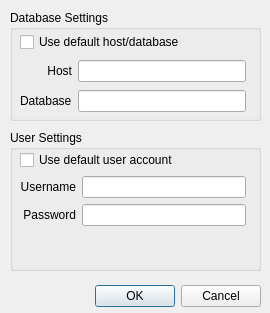
<?xml version="1.0" encoding="UTF-8"?>
<ui version="4.0">
 <class>DBLogin</class>
 <widget class="QDialog" name="DBLogin">
  <property name="geometry">
   <rect>
    <x>0</x>
    <y>0</y>
    <width>270</width>
    <height>313</height>
   </rect>
  </property>
  <property name="windowTitle">
   <string>Dialog</string>
  </property>
  <property name="windowIcon">
   <iconset resource="images.qrc">
    <normaloff>:/icons/robojournal-icon.png</normaloff>:/icons/robojournal-icon.png</iconset>
  </property>
  <widget class="QDialogButtonBox" name="buttonBox">
   <property name="geometry">
    <rect>
     <x>20</x>
     <y>280</y>
     <width>241</width>
     <height>32</height>
    </rect>
   </property>
   <property name="orientation">
    <enum>Qt::Horizontal</enum>
   </property>
   <property name="standardButtons">
    <set>QDialogButtonBox::Cancel|QDialogButtonBox::Ok</set>
   </property>
  </widget>
  <widget class="QGroupBox" name="groupBox">
   <property name="geometry">
    <rect>
     <x>10</x>
     <y>10</y>
     <width>251</width>
     <height>111</height>
    </rect>
   </property>
   <property name="title">
    <string>Database Settings</string>
   </property>
   <widget class="QWidget" name="layoutWidget">
    <property name="geometry">
     <rect>
      <x>10</x>
      <y>20</y>
      <width>226</width>
      <height>86</height>
     </rect>
    </property>
    <layout class="QGridLayout" name="gridLayout0">
     <item row="0" column="0" colspan="2">
      <widget class="QCheckBox" name="UseDBDefault">
       <property name="text">
        <string>Use default host/database</string>
       </property>
      </widget>
     </item>
     <item row="1" column="0">
      <widget class="QLabel" name="label">
       <property name="text">
        <string>Host</string>
       </property>
       <property name="alignment">
        <set>Qt::AlignRight|Qt::AlignTrailing|Qt::AlignVCenter</set>
       </property>
      </widget>
     </item>
     <item row="1" column="1">
      <widget class="QLineEdit" name="DBHost">
       <property name="toolTip">
        <string>&lt;!DOCTYPE HTML PUBLIC &quot;-//W3C//DTD HTML 4.0//EN&quot; &quot;http://www.w3.org/TR/REC-html40/strict.dtd&quot;&gt;
&lt;html&gt;&lt;head&gt;&lt;meta name=&quot;qrichtext&quot; content=&quot;1&quot; /&gt;&lt;style type=&quot;text/css&quot;&gt;
p, li { white-space: pre-wrap; }
&lt;/style&gt;&lt;/head&gt;&lt;body style=&quot; font-family:'Sans'; font-size:10pt; font-weight:400; font-style:normal;&quot;&gt;
&lt;p style=&quot; margin-top:0px; margin-bottom:0px; margin-left:0px; margin-right:0px; -qt-block-indent:0; text-indent:0px;&quot;&gt;Type the the domain or IP address of the server on which your journal database is stored. (e.g. example.com or 173.203.204.123) If the database is stored on this machine, type &lt;span style=&quot; font-style:italic;&quot;&gt;localhost&lt;/span&gt; in this field.&lt;/p&gt;&lt;/body&gt;&lt;/html&gt;</string>
       </property>
      </widget>
     </item>
     <item row="2" column="0">
      <widget class="QLabel" name="label_2">
       <property name="text">
        <string>Database</string>
       </property>
      </widget>
     </item>
     <item row="2" column="1">
      <widget class="QLineEdit" name="WhichDB">
       <property name="toolTip">
        <string>Type the name of the database that holds your journal. </string>
       </property>
      </widget>
     </item>
    </layout>
   </widget>
  </widget>
  <widget class="QGroupBox" name="groupBox_2">
   <property name="geometry">
    <rect>
     <x>10</x>
     <y>130</y>
     <width>251</width>
     <height>141</height>
    </rect>
   </property>
   <property name="title">
    <string>User Settings</string>
   </property>
   <property name="flat">
    <bool>false</bool>
   </property>
   <property name="checkable">
    <bool>false</bool>
   </property>
   <widget class="QWidget" name="layoutWidget">
    <property name="geometry">
     <rect>
      <x>10</x>
      <y>20</y>
      <width>226</width>
      <height>111</height>
     </rect>
    </property>
    <layout class="QGridLayout" name="gridLayout_2">
     <item row="0" column="0" colspan="2">
      <widget class="QCheckBox" name="UseUserDefault">
       <property name="text">
        <string>Use default user account</string>
       </property>
      </widget>
     </item>
     <item row="1" column="0">
      <widget class="QLabel" name="label_3">
       <property name="text">
        <string>Username</string>
       </property>
       <property name="alignment">
        <set>Qt::AlignRight|Qt::AlignTrailing|Qt::AlignVCenter</set>
       </property>
      </widget>
     </item>
     <item row="1" column="1">
      <widget class="QLineEdit" name="Username">
       <property name="toolTip">
        <string>Type the user account for the database.&lt;br&gt;Your account should have read/write permissions.&lt;br&gt;Root logins can be dangerous, so use a different account instead. </string>
       </property>
      </widget>
     </item>
     <item row="2" column="0">
      <widget class="QLabel" name="label_4">
       <property name="text">
        <string>Password</string>
       </property>
       <property name="alignment">
        <set>Qt::AlignRight|Qt::AlignTrailing|Qt::AlignVCenter</set>
       </property>
      </widget>
     </item>
     <item row="2" column="1">
      <widget class="QLineEdit" name="Password">
       <property name="toolTip">
        <string>Type the password for your account.</string>
       </property>
       <property name="echoMode">
        <enum>QLineEdit::Password</enum>
       </property>
      </widget>
     </item>
     <item row="3" column="0" colspan="2">
      <widget class="QLabel" name="WarningLabel">
       <property name="palette">
        <palette>
         <active>
          <colorrole role="WindowText">
           <brush brushstyle="SolidPattern">
            <color alpha="255">
             <red>0</red>
             <green>0</green>
             <blue>0</blue>
            </color>
           </brush>
          </colorrole>
          <colorrole role="Button">
           <brush brushstyle="SolidPattern">
            <color alpha="255">
             <red>255</red>
             <green>0</green>
             <blue>0</blue>
            </color>
           </brush>
          </colorrole>
          <colorrole role="Light">
           <brush brushstyle="SolidPattern">
            <color alpha="255">
             <red>255</red>
             <green>127</green>
             <blue>127</blue>
            </color>
           </brush>
          </colorrole>
          <colorrole role="Midlight">
           <brush brushstyle="SolidPattern">
            <color alpha="255">
             <red>255</red>
             <green>63</green>
             <blue>63</blue>
            </color>
           </brush>
          </colorrole>
          <colorrole role="Dark">
           <brush brushstyle="SolidPattern">
            <color alpha="255">
             <red>127</red>
             <green>0</green>
             <blue>0</blue>
            </color>
           </brush>
          </colorrole>
          <colorrole role="Mid">
           <brush brushstyle="SolidPattern">
            <color alpha="255">
             <red>170</red>
             <green>0</green>
             <blue>0</blue>
            </color>
           </brush>
          </colorrole>
          <colorrole role="Text">
           <brush brushstyle="SolidPattern">
            <color alpha="255">
             <red>0</red>
             <green>0</green>
             <blue>0</blue>
            </color>
           </brush>
          </colorrole>
          <colorrole role="BrightText">
           <brush brushstyle="SolidPattern">
            <color alpha="255">
             <red>255</red>
             <green>255</green>
             <blue>255</blue>
            </color>
           </brush>
          </colorrole>
          <colorrole role="ButtonText">
           <brush brushstyle="SolidPattern">
            <color alpha="255">
             <red>0</red>
             <green>0</green>
             <blue>0</blue>
            </color>
           </brush>
          </colorrole>
          <colorrole role="Base">
           <brush brushstyle="SolidPattern">
            <color alpha="255">
             <red>255</red>
             <green>255</green>
             <blue>255</blue>
            </color>
           </brush>
          </colorrole>
          <colorrole role="Window">
           <brush brushstyle="SolidPattern">
            <color alpha="255">
             <red>255</red>
             <green>0</green>
             <blue>0</blue>
            </color>
           </brush>
          </colorrole>
          <colorrole role="Shadow">
           <brush brushstyle="SolidPattern">
            <color alpha="255">
             <red>0</red>
             <green>0</green>
             <blue>0</blue>
            </color>
           </brush>
          </colorrole>
          <colorrole role="AlternateBase">
           <brush brushstyle="SolidPattern">
            <color alpha="255">
             <red>255</red>
             <green>127</green>
             <blue>127</blue>
            </color>
           </brush>
          </colorrole>
          <colorrole role="ToolTipBase">
           <brush brushstyle="SolidPattern">
            <color alpha="255">
             <red>255</red>
             <green>255</green>
             <blue>220</blue>
            </color>
           </brush>
          </colorrole>
          <colorrole role="ToolTipText">
           <brush brushstyle="SolidPattern">
            <color alpha="255">
             <red>0</red>
             <green>0</green>
             <blue>0</blue>
            </color>
           </brush>
          </colorrole>
         </active>
         <inactive>
          <colorrole role="WindowText">
           <brush brushstyle="SolidPattern">
            <color alpha="255">
             <red>0</red>
             <green>0</green>
             <blue>0</blue>
            </color>
           </brush>
          </colorrole>
          <colorrole role="Button">
           <brush brushstyle="SolidPattern">
            <color alpha="255">
             <red>255</red>
             <green>0</green>
             <blue>0</blue>
            </color>
           </brush>
          </colorrole>
          <colorrole role="Light">
           <brush brushstyle="SolidPattern">
            <color alpha="255">
             <red>255</red>
             <green>127</green>
             <blue>127</blue>
            </color>
           </brush>
          </colorrole>
          <colorrole role="Midlight">
           <brush brushstyle="SolidPattern">
            <color alpha="255">
             <red>255</red>
             <green>63</green>
             <blue>63</blue>
            </color>
           </brush>
          </colorrole>
          <colorrole role="Dark">
           <brush brushstyle="SolidPattern">
            <color alpha="255">
             <red>127</red>
             <green>0</green>
             <blue>0</blue>
            </color>
           </brush>
          </colorrole>
          <colorrole role="Mid">
           <brush brushstyle="SolidPattern">
            <color alpha="255">
             <red>170</red>
             <green>0</green>
             <blue>0</blue>
            </color>
           </brush>
          </colorrole>
          <colorrole role="Text">
           <brush brushstyle="SolidPattern">
            <color alpha="255">
             <red>0</red>
             <green>0</green>
             <blue>0</blue>
            </color>
           </brush>
          </colorrole>
          <colorrole role="BrightText">
           <brush brushstyle="SolidPattern">
            <color alpha="255">
             <red>255</red>
             <green>255</green>
             <blue>255</blue>
            </color>
           </brush>
          </colorrole>
          <colorrole role="ButtonText">
           <brush brushstyle="SolidPattern">
            <color alpha="255">
             <red>0</red>
             <green>0</green>
             <blue>0</blue>
            </color>
           </brush>
          </colorrole>
          <colorrole role="Base">
           <brush brushstyle="SolidPattern">
            <color alpha="255">
             <red>255</red>
             <green>255</green>
             <blue>255</blue>
            </color>
           </brush>
          </colorrole>
          <colorrole role="Window">
           <brush brushstyle="SolidPattern">
            <color alpha="255">
             <red>255</red>
             <green>0</green>
             <blue>0</blue>
            </color>
           </brush>
          </colorrole>
          <colorrole role="Shadow">
           <brush brushstyle="SolidPattern">
            <color alpha="255">
             <red>0</red>
             <green>0</green>
             <blue>0</blue>
            </color>
           </brush>
          </colorrole>
          <colorrole role="AlternateBase">
           <brush brushstyle="SolidPattern">
            <color alpha="255">
             <red>255</red>
             <green>127</green>
             <blue>127</blue>
            </color>
           </brush>
          </colorrole>
          <colorrole role="ToolTipBase">
           <brush brushstyle="SolidPattern">
            <color alpha="255">
             <red>255</red>
             <green>255</green>
             <blue>220</blue>
            </color>
           </brush>
          </colorrole>
          <colorrole role="ToolTipText">
           <brush brushstyle="SolidPattern">
            <color alpha="255">
             <red>0</red>
             <green>0</green>
             <blue>0</blue>
            </color>
           </brush>
          </colorrole>
         </inactive>
         <disabled>
          <colorrole role="WindowText">
           <brush brushstyle="SolidPattern">
            <color alpha="255">
             <red>127</red>
             <green>0</green>
             <blue>0</blue>
            </color>
           </brush>
          </colorrole>
          <colorrole role="Button">
           <brush brushstyle="SolidPattern">
            <color alpha="255">
             <red>255</red>
             <green>0</green>
             <blue>0</blue>
            </color>
           </brush>
          </colorrole>
          <colorrole role="Light">
           <brush brushstyle="SolidPattern">
            <color alpha="255">
             <red>255</red>
             <green>127</green>
             <blue>127</blue>
            </color>
           </brush>
          </colorrole>
          <colorrole role="Midlight">
           <brush brushstyle="SolidPattern">
            <color alpha="255">
             <red>255</red>
             <green>63</green>
             <blue>63</blue>
            </color>
           </brush>
          </colorrole>
          <colorrole role="Dark">
           <brush brushstyle="SolidPattern">
            <color alpha="255">
             <red>127</red>
             <green>0</green>
             <blue>0</blue>
            </color>
           </brush>
          </colorrole>
          <colorrole role="Mid">
           <brush brushstyle="SolidPattern">
            <color alpha="255">
             <red>170</red>
             <green>0</green>
             <blue>0</blue>
            </color>
           </brush>
          </colorrole>
          <colorrole role="Text">
           <brush brushstyle="SolidPattern">
            <color alpha="255">
             <red>127</red>
             <green>0</green>
             <blue>0</blue>
            </color>
           </brush>
          </colorrole>
          <colorrole role="BrightText">
           <brush brushstyle="SolidPattern">
            <color alpha="255">
             <red>255</red>
             <green>255</green>
             <blue>255</blue>
            </color>
           </brush>
          </colorrole>
          <colorrole role="ButtonText">
           <brush brushstyle="SolidPattern">
            <color alpha="255">
             <red>127</red>
             <green>0</green>
             <blue>0</blue>
            </color>
           </brush>
          </colorrole>
          <colorrole role="Base">
           <brush brushstyle="SolidPattern">
            <color alpha="255">
             <red>255</red>
             <green>0</green>
             <blue>0</blue>
            </color>
           </brush>
          </colorrole>
          <colorrole role="Window">
           <brush brushstyle="SolidPattern">
            <color alpha="255">
             <red>255</red>
             <green>0</green>
             <blue>0</blue>
            </color>
           </brush>
          </colorrole>
          <colorrole role="Shadow">
           <brush brushstyle="SolidPattern">
            <color alpha="255">
             <red>0</red>
             <green>0</green>
             <blue>0</blue>
            </color>
           </brush>
          </colorrole>
          <colorrole role="AlternateBase">
           <brush brushstyle="SolidPattern">
            <color alpha="255">
             <red>255</red>
             <green>0</green>
             <blue>0</blue>
            </color>
           </brush>
          </colorrole>
          <colorrole role="ToolTipBase">
           <brush brushstyle="SolidPattern">
            <color alpha="255">
             <red>255</red>
             <green>255</green>
             <blue>220</blue>
            </color>
           </brush>
          </colorrole>
          <colorrole role="ToolTipText">
           <brush brushstyle="SolidPattern">
            <color alpha="255">
             <red>0</red>
             <green>0</green>
             <blue>0</blue>
            </color>
           </brush>
          </colorrole>
         </disabled>
        </palette>
       </property>
       <property name="font">
        <font>
         <pointsize>7</pointsize>
        </font>
       </property>
       <property name="text">
        <string/>
       </property>
       <property name="textFormat">
        <enum>Qt::RichText</enum>
       </property>
       <property name="alignment">
        <set>Qt::AlignLeading|Qt::AlignLeft|Qt::AlignTop</set>
       </property>
       <property name="wordWrap">
        <bool>true</bool>
       </property>
      </widget>
     </item>
    </layout>
   </widget>
  </widget>
 </widget>
 <resources>
  <include location="images.qrc"/>
 </resources>
 <connections>
  <connection>
   <sender>buttonBox</sender>
   <signal>accepted()</signal>
   <receiver>DBLogin</receiver>
   <slot>accept()</slot>
   <hints>
    <hint type="sourcelabel">
     <x>248</x>
     <y>254</y>
    </hint>
    <hint type="destinationlabel">
     <x>157</x>
     <y>274</y>
    </hint>
   </hints>
  </connection>
  <connection>
   <sender>buttonBox</sender>
   <signal>rejected()</signal>
   <receiver>DBLogin</receiver>
   <slot>reject()</slot>
   <hints>
    <hint type="sourcelabel">
     <x>316</x>
     <y>260</y>
    </hint>
    <hint type="destinationlabel">
     <x>286</x>
     <y>274</y>
    </hint>
   </hints>
  </connection>
 </connections>
</ui>
